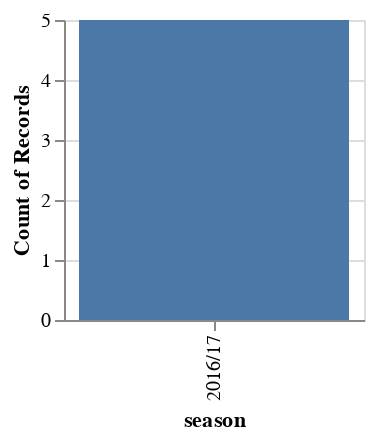

Notebook cell for this chart:
### Code cell
season	 = vis_bar(data_example, "season", 150, 150)
season

### Figure 1 — Vega-Lite specification as saved in the notebook (floating-point values rounded to 4 significant figures)
{"config": {"view": {"continuousWidth": 300, "continuousHeight": 300}}, "data": {"name": "data-0759774c2460140ead0bdb1b814de414"}, "mark": {"type": "bar"}, "encoding": {"x": {"field": "season", "type": "nominal"}, "y": {"aggregate": "count", "type": "quantitative"}}, "height": 150, "width": 150, "$schema": "https://vega.github.io/schema/vega-lite/v5.16.3.json", "datasets": {"data-0759774c2460140ead0bdb1b814de414": [{"game_id": "1001349", "season": "2016/17", "team": "Australia", "over": 0, "batter": "AJ Finch", "batter_id": "b8d490fd", "bowler": "SL Malinga", "bowler_id": "a12e1d51", "non_striker": "M Klinger", "non_striker_id": "b970a03f", "wides": 0, "noballs": 0, "legbyes": 0, "byes": 1, "wicket": 0, "player_out": null, "player_out_id": null, "fielders_name": null, "fielders_id": null, "wicket_type": null, "runs_batter": 0, "runs_extras": 1, "runs_total": 0, "team_over": "Australia_0", "over_ball": 1, "inning": 1, "runs_cumulative": 0, "powerplay": 1}, {"game_id": "1001349", "season": "2016/17", "team": "Australia", "over": 1, "batter": "AJ Finch", "batter_id": "b8d490fd", "bowler": "SL Malinga", "bowler_id": "a12e1d51", "non_striker": "M Klinger", "non_striker_id": "b970a03f", "wides": 0, "noballs": 0, "legbyes": 1, "byes": 0, "wicket": 1, "player_out": null, "player_out_id": null, "fielders_name": null, "fielders_id": null, "wicket_type": null, "runs_batter": 1, "runs_extras": 1, "runs_total": 0, "team_over": "Australia_1", "over_ball": 1, "inning": 1, "runs_cumulative": 0, "powerplay": 1}, {"game_id": "1001350", "season": "2016/17", "team": "England", "over": 0, "batter": "JM Bairstow", "batter_id": "j4n5b78s", "bowler": "C Woakes", "bowler_id": "c7w4o2k5", "non_striker": "AD Hales", "non_striker_id": "a1d4h89e", "wides": 1, "noballs": 1, "legbyes": 0, "byes": 0, "wicket": 0, "player_out": null, "player_out_id": null, "fielders_name": null, "fielders_id": null, "wicket_type": null, "runs_batter": 0, "runs_extras": 0, "runs_total": 0, "team_over": "England_0", "over_ball": 1, "inning": 2, "runs_cumulative": 0, "powerplay": 1}, {"game_id": "1001350", "season": "2016/17", "team": "England", "over": 0, "batter": "JM Bairstow", "batter_id": "j4n5b78s", "bowler": "C Woakes", "bowler_id": "c7w4o2k5", "non_striker": "AD Hales", "non_striker_id": "a1d4h89e", "wides": 0, "noballs": 1, "legbyes": 0, "byes": 1, "wicket": 1, "player_out": null, "player_out_id": null, "fielders_name": null, "fielders_id": null, "wicket_type": null, "runs_batter": 0, "runs_extras": 0, "runs_total": 1, "team_over": "England_0", "over_ball": 2, "inning": 2, "runs_cumulative": 1, "powerplay": 1}, {"game_id": "1001351", "season": "2016/17", "team": "India", "over": 1, "batter": "V Kohli", "batter_id": "v7k3l9o2", "bowler": "JJ Bumrah", "bowler_id": "j5b2m3r4", "non_striker": "RG Sharma", "non_striker_id": "r8g3s5h2", "wides": 1, "noballs": 0, "legbyes": 0, "byes": 1, "wicket": 0, "player_out": null, "player_out_id": null, "fielders_name": null, "fielders_id": null, "wicket_type": null, "runs_batter": 0, "runs_extras": 1, "runs_total": 0, "team_over": "India_1", "over_ball": 1, "inning": 2, "runs_cumulative": 1, "powerplay": 1}]}}
